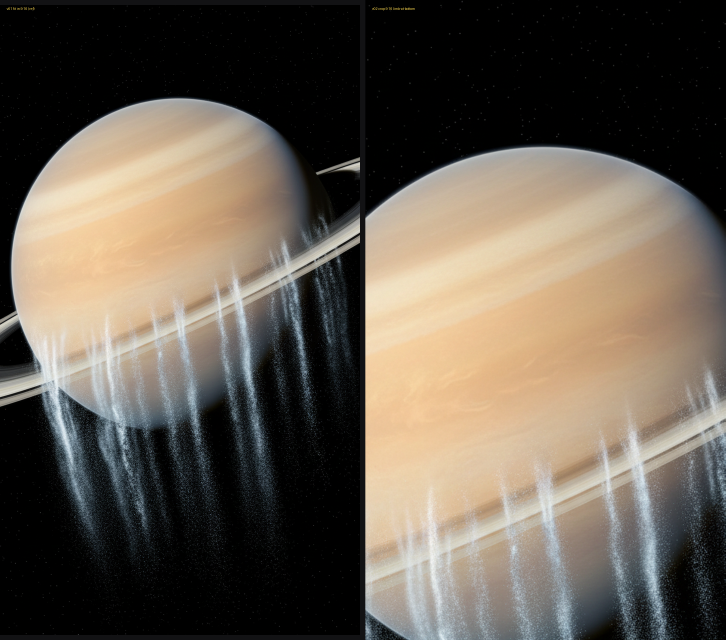
#> input picture 02_Video-Projects/021_What-Happens-When-Saturn-Loses-Its-Rings/saturn_shot_list_v03/monday_crop_limb_v02_contact.png, 2176 x 1920 px (shown at 1/3 size)
$ python -i _gen_saturn_stills_v06_fix_bd.py   (imports and definitions only)
#> lines starting #> are read from the running program, lines starting #| are printed output that depends on the picture
#!/usr/bin/env python3
"""Saturn stills v06 — fix B open + D bare (CoS FAIL on v05). Vertex only. No Veo.

B OPENING: start from saturn_open_rings_v03.png
  1) mirror WHOLE image horizontally (PIL)
  2) Vertex IMAGE EDIT — inpaint/remove ALL vertical streaks into clean black space
     (NOT a rectangle fill / NOT a hard mask)
  3) outpaint right so more of Saturn shows
  Keep: fine-banded blade, Saturn RIGHT, rings from LEFT, no Orbit, no streaks
  SHIPPED: open_try_0 (sha ac085c94…) — no hard-rect; continuous blade.
  Local OpenCV rectangle/spacefill attempts rejected (cut rings or worse streaks).

D BARE: keep v04 size (~60% frame height) and colour; oblate (~10% wider);
  soft gradual shadowed crescent (not hard cut); Orbit 8–12% frame height,
  seen from BEHIND, turned toward bare equator.
  SHIPPED: bare_try_1 (sha 2fe7676a…).

Pack only B+D into OWB UAT/saturn_stills_v06_for_ben_ok/ (C ice stays v05).
"""
from __future__ import annotations

import hashlib
import json
import os
import time
from pathlib import Path

from google import genai
from google.genai import types
from PIL import Image

REPO = Path("/Users/benjaminoats/YouTube/orbit-with-ben")
EP = REPO / "02_Video-Projects" / "021_What-Happens-When-Saturn-Loses-Its-Rings"
STILLS_V03 = EP / "04_Generated-Clips" / "stills_v03"
STILLS_V04 = EP / "04_Generated-Clips" / "stills_v04"
OUT = EP / "04_Generated-Clips" / "stills_v06"
UAT = Path(
    "/Users/benjaminoats/Library/Mobile Documents/com~apple~CloudDocs/OWB UAT/saturn_stills_v06_for_ben_ok"
)
ORBIT_REF = (
    REPO
    / "01_Orbit-Character"
    / "05_Seedance-References"
    / "orbit-seedance-reference-16x9-v01.png"
)
OPEN_V03 = STILLS_V03 / "saturn_open_rings_v03.png"
BARE_V04 = STILLS_V04 / "saturn_bare_orbit_v04.png"

PROJECT = os.environ.get("GOOGLE_CLOUD_PROJECT", "gen-lang-client-0538779324")
LOCATION = os.environ.get("GOOGLE_CLOUD_LOCATION", "us-central1")
MODEL = "gemini-2.5-flash-image"
USD_PER_IMAGE = 0.039


def sha256(path: Path) -> str:
    return hashlib.sha256(path.read_bytes()).hexdigest()


# [73 lines left out: functions chunk_write, save_response, generate_edit, metric_under_ring_streaks, not called in this run]


def metric_bare(path: Path) -> dict:
    """Planet height fraction + left/right limb brightness (crescent check)."""
    img = Image.open(path).convert("L")
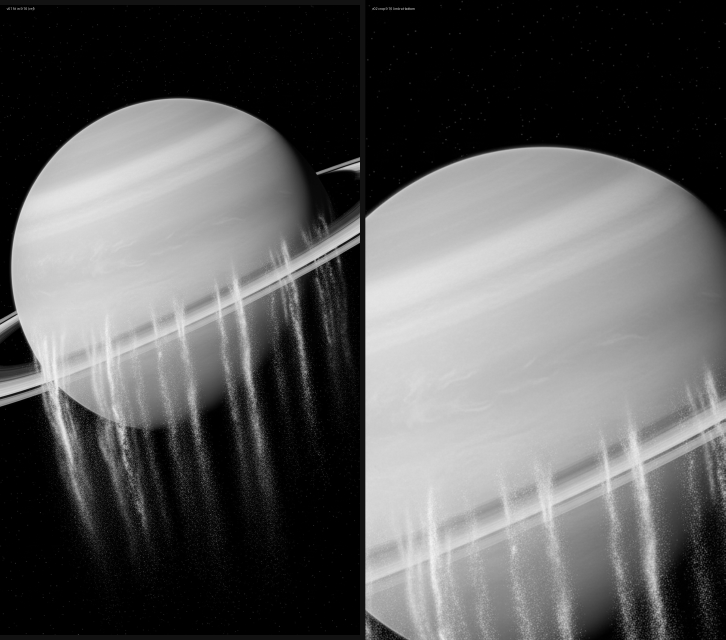
#> img: PIL image 2176x1920 L (shown at 1/3 size); min 0, max 245, mean 92.8
    w, h = img.size
#> w = 2176; h = 1920
    # find vertical extent of bright planet near center-x
    cx = w // 2
#> cx = 1088
    ys = [y for y in range(h) if img.getpixel((cx, y)) > 35]
#> ys = []
    if not ys:
        # try a bit right of center
        cx = int(w * 0.55)
#> cx = 1196
        ys = [y for y in range(h) if img.getpixel((cx, y)) > 35]
#> ys = 1350 values from 24 to 1913
    if not ys:
        return {"planet_height_frac": 0.0, "left": 0, "right": 0}
    y0, y1 = min(ys), max(ys)
#> y0 = 24; y1 = 1913
    ph = (y1 - y0 + 1) / h
#> ph = 0.984
    mid_y = (y0 + y1) // 2
#> mid_y = 968
    # sample left and right of planet at mid
    left_x = None
    right_x = None
    for x in range(w):
        if img.getpixel((x, mid_y)) > 35:
            left_x = x
            break
    for x in range(w - 1, -1, -1):
        if img.getpixel((x, mid_y)) > 35:
            right_x = x
            break
    left_v = img.getpixel((left_x + 20, mid_y)) if left_x is not None else 0
#> left_v = 211
    # near right limb inward
    right_v = img.getpixel((right_x - 15, mid_y)) if right_x is not None else 0
#> right_v = 98
    # width/height of planet bbox for oblate check
    xs = [x for x in range(w) if img.getpixel((x, mid_y)) > 35]
#> xs = 2035 values from 0 to 2175
    pw = (max(xs) - min(xs) + 1) / w if xs else 0
#> pw = 1
    return {
        "planet_height_frac": ph,
        "planet_width_frac": pw,
        "oblate_ratio_w_over_h": (pw * w) / max(ph * h, 1),
        "left_bright": left_v,
        "right_bright": right_v,
        "crescent_delta": left_v - right_v,
    }


# [269 lines left out: functions metric_orbit_height, main, not called in this run]


# [2 lines not run here, left out]

>>> result = metric_bare('../saturn_shot_list_v03/monday_crop_limb_v02_contact.png')
#> result = {'planet_height_frac': 0.984, 'planet_width_frac': 1, 'oblate_ratio_w_over_h': 1.15, 'left_bright': 211, 'right_bright': 98, 'crescent_delta': 113}

$ run again, on 02_Video-Projects/027_What-If-Earth-Stopped-Spinning/07_Edit-Project/epic_spin_v01_sheet.jpg
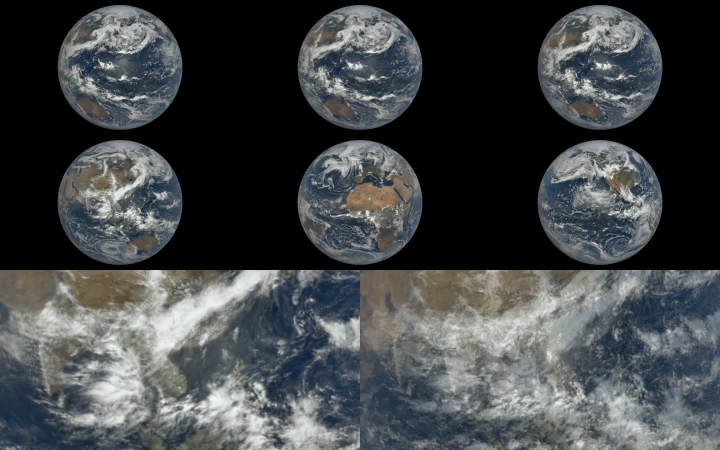
#> input picture 02_Video-Projects/027_What-If-Earth-Stopped-Spinning/07_Edit-Project/epic_spin_v01_sheet.jpg, 1440 x 900 px (shown at 1/2 size)
#> in metric_bare, `img = Image.open(path).convert("L")`:
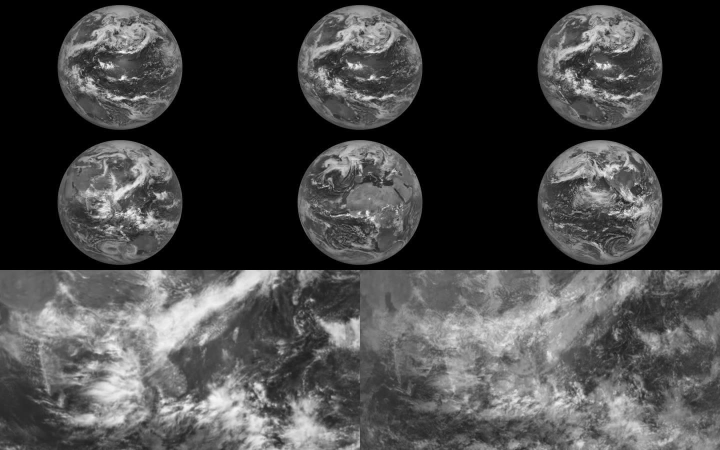
#> img: PIL image 1440x900 L (shown at 1/2 size); min 0, max 254, mean 68.7
#> ys = 858 values from 10 to 899
#> y0 = 10; y1 = 899
#> ph = 0.989
#> mid_y = 454
#> left_v = 58
#> right_v = 100
#> xs = 688 values from 125 to 1314
#> pw = 0.826
#> result = {'planet_height_frac': 0.989, 'planet_width_frac': 0.826, 'oblate_ratio_w_over_h': 1.34, 'left_bright': 58, 'right_bright': 100, 'crescent_delta': -42}
